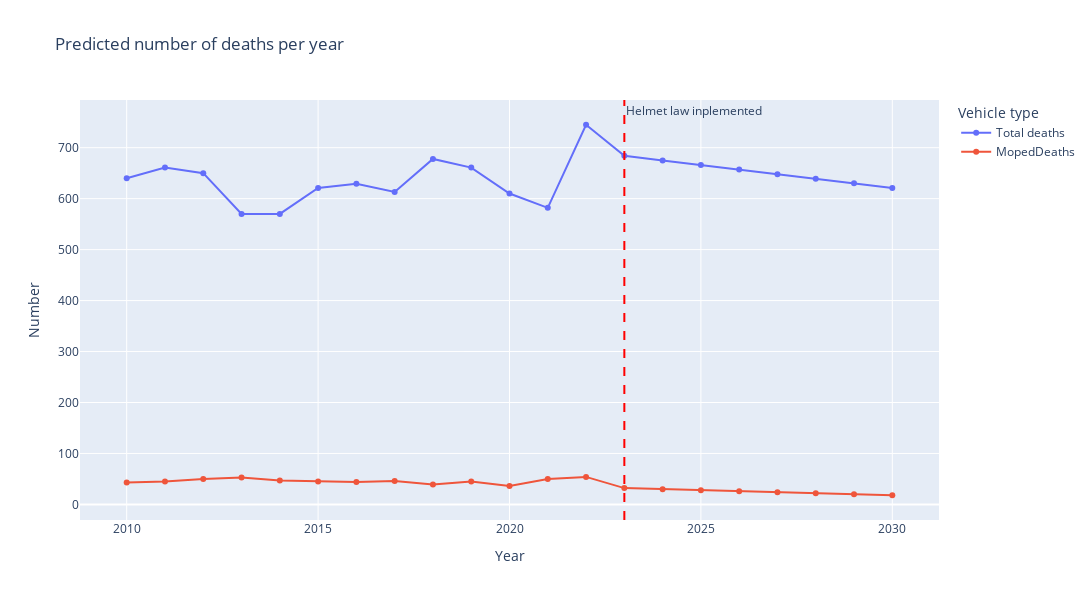

The notebook cell saved with this chart:
### Code cell
fig = px.line(df_combined_deaths, x="Year", y=["Total deaths", "MopedDeaths"], markers=True,
              labels={"value": "Number", "variable": "Vehicle type", "Year": "Year"},
              title="Predicted number of deaths per year")


fig.add_vline(x=2023, line_dash="dash", line_color="red",
              annotation_text="Helmet law inplemented ", annotation_position="top right")
fig.update_layout(
    width=1200,   
    height=600    
)

fig.show()

### Figure 1 — Plotly figure (JSON) as saved in the notebook; plotly's stock layout.template omitted (floating-point values rounded to 4 significant figures)
{"data": [{"hovertemplate": "Vehicle type=Total deaths<br>Year=%{x}<br>Number=%{y}<extra></extra>", "legendgroup": "Total deaths", "line": {"color": "#636efa", "dash": "solid"}, "marker": {"symbol": "circle"}, "mode": "lines+markers", "name": "Total deaths", "orientation": "v", "showlegend": true, "type": "scatter", "x": [2010, 2011, 2012, 2013, 2014, 2015, 2016, 2017, 2018, 2019, 2020, 2021, 2022, 2023, 2024, 2025, 2026, 2027, 2028, 2029, 2030], "xaxis": "x", "y": [640.0, 661.0, 650.0, 570.0, 570.0, 621.0, 629.0, 613.0, 678.0, 661.0, 610.0, 582.0, 745.0, 684.0, 675.0, 666.0, 657.0, 648.0, 639.0, 630.0, 621.0], "yaxis": "y"}, {"hovertemplate": "Vehicle type=MopedDeaths<br>Year=%{x}<br>Number=%{y}<extra></extra>", "legendgroup": "MopedDeaths", "line": {"color": "#EF553B", "dash": "solid"}, "marker": {"symbol": "circle"}, "mode": "lines+markers", "name": "MopedDeaths", "orientation": "v", "showlegend": true, "type": "scatter", "x": [2010, 2011, 2012, 2013, 2014, 2015, 2016, 2017, 2018, 2019, 2020, 2021, 2022, 2023, 2024, 2025, 2026, 2027, 2028, 2029, 2030], "xaxis": "x", "y": [43.0, 45.0, 50.0, 53.0, 47.0, 45.0, 44.0, 46.0, 39.0, 45.0, 36.0, 50.0, 54.0, 32.0, 30.0, 28.0, 26.0, 24.0, 22.0, 20.0, 18.0], "yaxis": "y"}], "layout": {"annotations": [{"showarrow": false, "text": "Helmet law inplemented ", "x": 2023, "xanchor": "left", "xref": "x", "y": 1, "yanchor": "top", "yref": "y domain"}], "height": 600, "legend": {"title": {"text": "Vehicle type"}, "tracegroupgap": 0}, "shapes": [{"line": {"color": "red", "dash": "dash"}, "type": "line", "x0": 2023, "x1": 2023, "xref": "x", "y0": 0, "y1": 1, "yref": "y domain"}], "title": {"text": "Predicted number of deaths per year"}, "width": 1200, "xaxis": {"anchor": "y", "domain": [0, 1], "title": {"text": "Year"}}, "yaxis": {"anchor": "x", "domain": [0, 1], "title": {"text": "Number"}}}}
